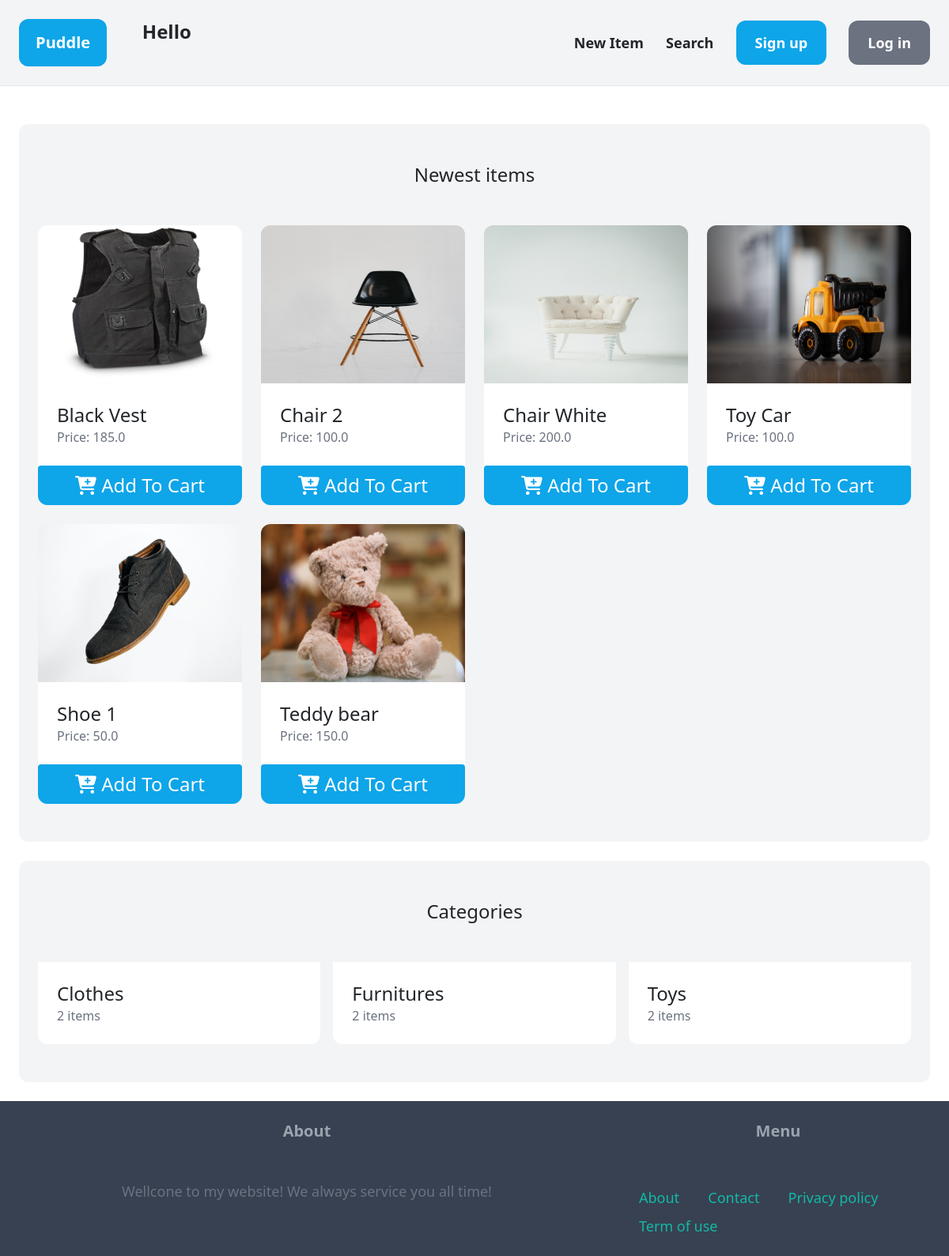
/, run on an earlier commit of the app's database.
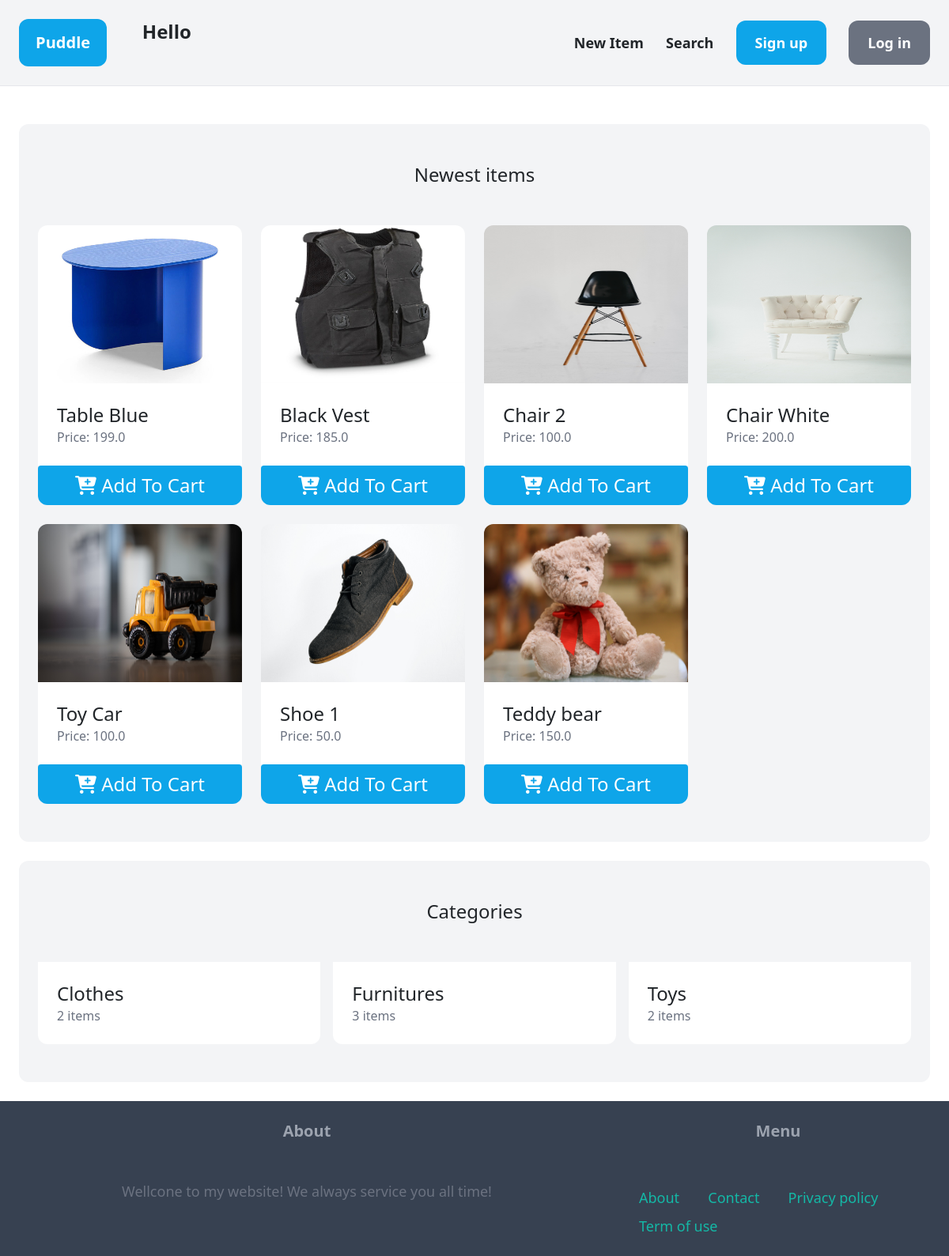
And on a later commit of the database.
### item/models.py (models this page shows, shortened)
class Item(models.Model):
    category = models.ForeignKey(Category, related_name='items' ,on_delete=models.CASCADE)
    name = models.CharField(max_length=255)
    description = models.TextField(blank=True , null=True)
    price = models.FloatField()
    is_sold = models.BooleanField(default=False)
    image = models.ImageField(upload_to='items_image', blank=True,null=True)
    created_by = models.ForeignKey(User , related_name='items',on_delete=models.CASCADE)
    created_at = models.DateTimeField(auto_now_add=True)

class Category(models.Model):
    name = models.CharField(max_length=255)
    class Meta:
        ordering = ('name',) # Sắp xếp theo tên
        verbose_name_plural = 'Categories' # Thay đổi lại tên hiển thị trong adminpage

### core/views.py (the view)
# urls.py: path('' , views.index , name = 'index'),
def index(request):
    items = Item.objects.filter(is_sold=False)
    items = sorted(items , key= lambda x: x.created_at , reverse=True)
    categories = Category.objects.all()
    cart = Cart.objects.all()
    if not cart.exists() and request.user.is_authenticated:
        cart = Cart.objects.create(user = request.user)
        cart.save()
    session_value = request.session.pop('messageBuy', None)  # Lấy giá trị của session và xóa nó
    return render(request, 'core/index.html',{
        'categories' : categories,
        'items' : items,
        'session_value' : session_value
    })

### core/templates/core/index.html (shortened to what this page needs)
{% extends 'core/base.html' %}
{% block content %}
    <div class="mt-6 px-6 py-12 bg-gray-100 rounded-xl">
        <h2 class="mb-12 text-2xl text-center">Newest items</h2>
        <div class="grid grid-cols-4 gap-4">
            {% for item in items %}
            <div>
                <a href="{% url 'item:detail' item.id %}">
                    <div>
                        <img style="width: 100%; height: 200px;" src='{{ item.image.url }}' class="rounded-t-xl">
                    </div>
                    <div>
                        <div class="p-6 bg-white">
                            <h2 class="text-2xl">{{ item.name }}</h2>
                            <p class="text-gray-500">Price: {{ item.price }}</p>
                        </div>
                            {% if item.created_by != request.user %}
                                <button data-item-id="{{ item.id }}" class="btn text-center text-2xl text-white bg-sky-500 rounded-b-xl block w-full p-2 hover:bg-sky-600 add-to-cart"><i class="fa-solid fa-cart-plus"></i> Add To Cart</button>
                            {% endif %}
                        </div>
                    </a>
                </div>
            {%endfor%}
        </div>
    </div>
    <div class="mt-6 px-6 py-12 bg-gray-100 rounded-xl">
        <h2 class='mb-12 text-2xl text-center'>Categories</h2>
        <div class="grid grid-cols-3 gap-3">
            {% for category in categories %}
                <div>
                    <a href="{% url 'item:items' %}?query={{ query }}&category={{ category.id }}">
                        <div class="p-6 bg-white rounded-b-xl">
                            <h2 class="text-2xl">{{ category.name }}</h2>
                            <p class="text-gray-500">{{category.items.count}} items</p>
                        </div>
                    </a>
                </div>
            {%endfor%}
        </div>
    </div>
{% endblock %}

### core/templates/core/base.html (shortened to what this page needs)
<!DOCTYPE html>
<html lang="en">
<head>
    <script src="https://cdn.tailwindcss.com"></script>
    <link rel="stylesheet" href="https://cdnjs.cloudflare.com/ajax/libs/font-awesome/6.4.2/css/all.min.css" />
    <link href="https://cdn.jsdelivr.net/npm/bootstrap@5.0.2/dist/css/bootstrap.min.css" rel="stylesheet">
</head>
<body >
    <nav class="py-6 px-6 flex bg-gray-100 justify-between items-center border-b border-grey-200">
        <div class="grid grid-cols-2 gap-2 space-x-6 w-1/5">
            <div><a href="/" class="px-3 py-3 bg-sky-500 text-center text-white rounded-xl d-block text-xl font-semibold">Puddle</a></div>
            <p class="font-semibold text-center text-2xl block">Hello {{ request.user.username }}</p>
        </div>
        <div class="space-x-6">
            <a href="{% url 'item:new' %}" class= "text-lg font-semibold hover:text-grey-500">New Item</a>
            <a href="{% url 'item:items' %}" class= "text-lg font-semibold hover:text-grey-500">Search</a>
            {% if request.user.is_authenticated %}
                <a href="{% url 'item:cart' %}" class ="px-6 py-3 text-lg font-semibold bg-sky-500 text-white rounded-xl hover:bg-sky-700"><i class="fa-solid fa-cart-shopping"></i> Cart</a>
                <a href="{% url 'conversation:inbox' %}" class ="px-6 py-3 text-lg font-semibold bg-sky-500 text-white rounded-xl hover:bg-sky-700">Inbox</a>
                <a href="{% url 'dashboard:index' %}" class ="px-6 py-3 text-lg font-semibold bg-sky-500 text-white rounded-xl hover:bg-sky-700">My Item</a>
                <a href="{% url 'core:logout' %}" class ="px-6 py-3 text-lg font-semibold bg-rose-400 text-white rounded-xl hover:bg-rose-500">Logout</a>
            {% else %}
                <a href="{% url 'core:signup' %}" class ="px-6 py-3 text-lg font-semibold bg-sky-500 text-white rounded-xl hover:bg-sky-700">Sign up</a>
                <a href="{% url 'core:login' %}" class ="px-6 py-3 text-lg font-semibold bg-gray-500 text-white rounded-xl hover:bg-gray-700">Log in</a>
            {%endif%}
        </div>
    </nav>
    <div class="px-6 py-6">
        {% block content %}
        {% endblock %}
    </div>
    <footer class ="py-6 px-6 flex justify-between bg-gray-700">
        <div class ="w-2/3 pr-10">
            <h3 class="mb-5 font-semibold text-gray-400 text-center text-xl">About</h3>
            <p class="text-lg text-gray-500 text-center">Wellcone to my website! We always service you all time!</p>
        </div>
        <div class="w-1/3">
            <h3 class="mb-5 font-semibold text-gray-400 text-xl text-center">Menu</h3>
            <ul class="space-y-2">
                <li class="d-inline-block"><a href="#" class="text-lg text-teal-500 p-3 hover:text-teal-700">About</a></li>
                <li class="d-inline-block"><a href="{% url 'core:contact' %}" class="text-lg p-3 text-teal-500 hover:text-teal-700">Contact</a></li>
                <li class="d-inline-block"><a href="#" class="text-lg text-teal-500  p-3 hover:text-teal-700">Privacy policy</a></li>
                <li class="d-inline-block"><a href="#" class="text-lg text-teal-500  p-3 hover:text-teal-700">Term of use</a></li>
            </ul>
        </div>
    </footer>
</body>
</html>

What changed in the data, as far as the page shows it:
added Item: image (picture), name "Table Blue", price "199.0"
computed for Category "Furnitures": items.count "2" → "3"
